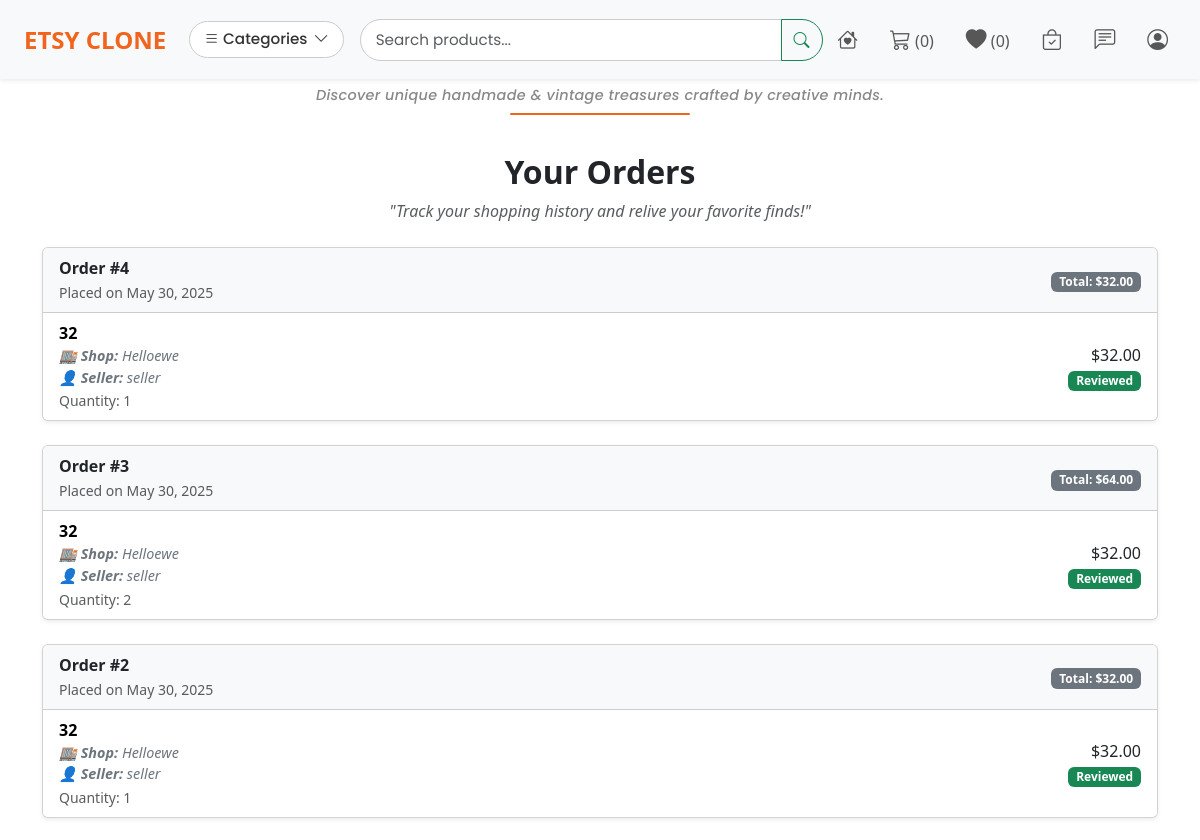
Page /orders/ (signed in, upper part) on the earlier database version.
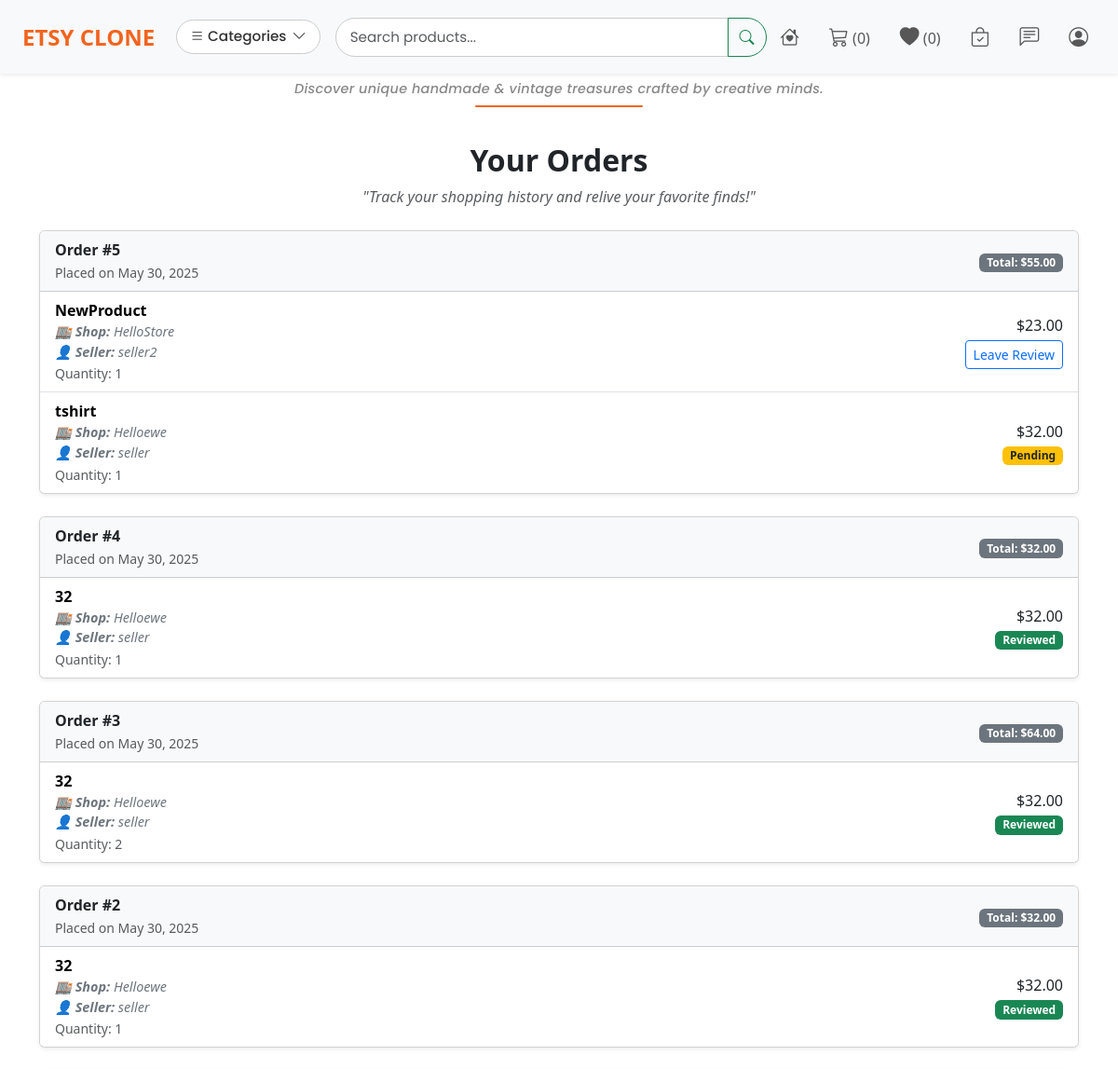
Same page on the later database version.
### main/models.py (models this page shows, shortened)
class Order(models.Model):
    buyer = models.ForeignKey(settings.AUTH_USER_MODEL, on_delete=models.CASCADE)
    created_at = models.DateTimeField(auto_now_add=True)
    is_paid = models.BooleanField(default=False)
    total_price = models.DecimalField(max_digits=10, decimal_places=2)

class OrderItem(models.Model):
    order = models.ForeignKey(Order, on_delete=models.CASCADE, related_name='items')
    product = models.ForeignKey(Product, on_delete=models.CASCADE)
    quantity = models.PositiveIntegerField()
    price = models.DecimalField(max_digits=10, decimal_places=2)
    STATUS_CHOICES = [
        ('pending', 'Pending'),
        ('processing', 'Processing'),
        ('shipped', 'Shipped'),
        ('delivered', 'Delivered'),
    ]
    status = models.CharField(max_length=20, choices=STATUS_CHOICES, default='pending')
    product = models.ForeignKey(Product, related_name='order_items', on_delete=models.CASCADE)
    ...

class Product(models.Model):
    shop = models.ForeignKey(Shop, on_delete=models.CASCADE)
    name = models.CharField(max_length=255)
    description = models.TextField()
    price = models.DecimalField(max_digits=10, decimal_places=2)
    stock = models.PositiveIntegerField()
    image = models.ImageField(upload_to='product_images/', blank=True, null=True)
    created_at = models.DateTimeField(auto_now_add=True)
    category = models.ForeignKey(Category, on_delete=models.SET_NULL, null=True, blank=True)
    on_sale = models.BooleanField(default=False)

class Shop(models.Model):
    owner = models.OneToOneField(settings.AUTH_USER_MODEL, on_delete=models.CASCADE)
    name = models.CharField(max_length=255, unique=True)
    description = models.TextField(blank=True)
    banner = models.ImageField(upload_to='shop_banners/', blank=True, null=True)
    created_at = models.DateTimeField(auto_now_add=True)

class User(AbstractUser):
    is_seller = models.BooleanField(default=False)
    is_buyer = models.BooleanField(default=True)

### main/views.py (the view)
# urls.py: path('orders/', view_orders, name='view_orders'),
@login_required
def view_orders(request):
    orders = Order.objects.filter(buyer=request.user).order_by('-created_at')
    return render(request, 'order_history.html', {'orders': orders})

### main/forms.py
class LoginForm(AuthenticationForm):
    username = forms.CharField(widget=forms.TextInput(attrs={'class': 'form-control'}))
    password = forms.CharField(widget=forms.PasswordInput(attrs={'class': 'form-control'}))

class RegisterForm(UserCreationForm):
    class Meta:
        model = User
        fields = ['username', 'email', 'password1', 'password2', 'is_seller', 'is_buyer']
        widgets = {
            'username': forms.TextInput(attrs={'class': 'form-control'}),
            'email': forms.EmailInput(attrs={'class': 'form-control'}),
            'password1': forms.PasswordInput(attrs={'class': 'form-control'}),
            'password2': forms.PasswordInput(attrs={'class': 'form-control'}),
            'is_seller': forms.CheckboxInput(attrs={'class': 'form-check-input'}),
            'is_buyer': forms.CheckboxInput(attrs={'class': 'form-check-input'}),
        }

### main/context_processors.py (called while the page is built)
def categories_context(request):
    return {
        'categories': Category.objects.all()
    }

def auth_forms(request):
    return {
        'login_form': LoginForm(),
        'register_form': RegisterForm()
    }

### main/templates/order_history.html (shortened to what this page needs)
{% extends 'base.html' %}
{% block content %}
<div class="container py-5">
  <h2 class="text-center fw-bold mb-2" style="font-family: 'Segoe UI', sans-serif;">Your Orders</h2>
  <p class="text-center fst-italic text-muted mb-4">"Track your shopping history and relive your favorite finds!"</p>
  {% if orders %}
    {% for order in orders %}
      <div class="card mb-4 shadow-sm order-card">
        <div class="card-header bg-light d-flex justify-content-between align-items-center">
          <div>
            <strong>Order #{{ order.id }}</strong><br>
            <small class="text-muted">Placed on {{ order.created_at|date:"F d, Y" }}</small>
          </div>
          <div>
            <span class="badge bg-secondary">Total: ${{ order.total_price }}</span>
          </div>
        </div>
        <ul class="list-group list-group-flush">
          {% for item in order.items.all %}
            <li class="list-group-item d-flex justify-content-between align-items-center">
              <div class="d-flex align-items-center">
                <div>
                  <a href="{% url 'product_detail' item.product.id %}" class="product-link">
                    <strong>{{ item.product.name }}</strong>
                  </a><br>
                  <div class="shop-info">
                    🏬 <strong>Shop:</strong>
                    <a href="{% url 'shop_detail' item.product.shop.id %}">
                      {{ item.product.shop.name }}
                    </a><br>
                    👤 <strong>Seller:</strong> {{ item.product.shop.owner.username }}
                  </div>
                  <small class="text-muted">Quantity: {{ item.quantity }}</small>
                </div>
              </div>
              <div class="text-end">
                <div>${{ item.price|floatformat:2 }}</div>
                {% if item.status == 'delivered' and not item.review %}
                  <a href="{% url 'leave_review' item.id %}" class="btn btn-sm btn-outline-primary mt-1">Leave Review</a>
                {% elif item.review %}
                  <span class="badge bg-success mt-1">Reviewed</span>
                {% else %}
                  <span class="badge bg-warning text-dark mt-1">{{ item.status|title }}</span>
                {% endif %}
              </div>
            </li>
          {% endfor %}
        </ul>
      </div>
    {% endfor %}
  {% else %}
    <div class="alert alert-info text-center">
      <h5>No Orders Yet</h5>
      <p>Looks like you haven't placed any orders yet. Start exploring our <a href="{% url 'product_list' %}">products</a>!</p>
    </div>
  {% endif %}
</div>
{% endblock %}

Differences in the rows shown:
added Order: id "5", created_at "May 30, 2025", total_price "55.00"
added OrderItem: product.name "NewProduct", product.shop.name "HelloStore", product.shop.owner.username "seller2", quantity "1", price "23.00", status "Leave Review", shown under "5"
added OrderItem: product.name "tshirt", product.shop.name "Helloewe", product.shop.owner.username "seller", quantity "1", price "32.00", status "Pending", shown under "5"
